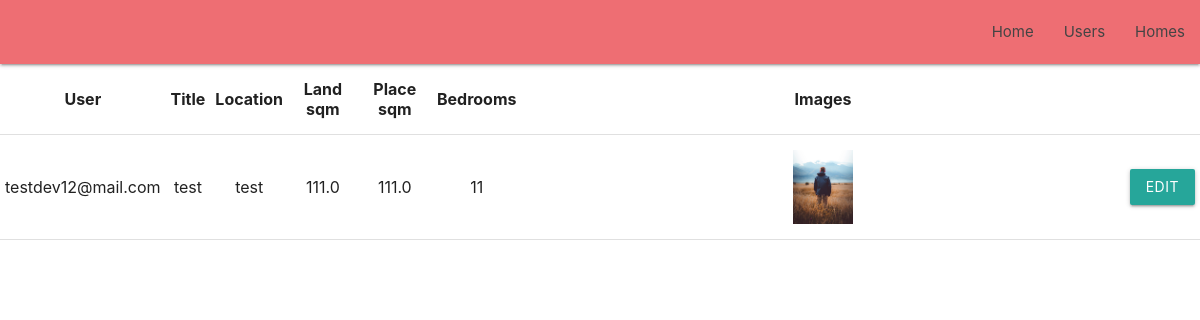
Before: /homes with the older database file.
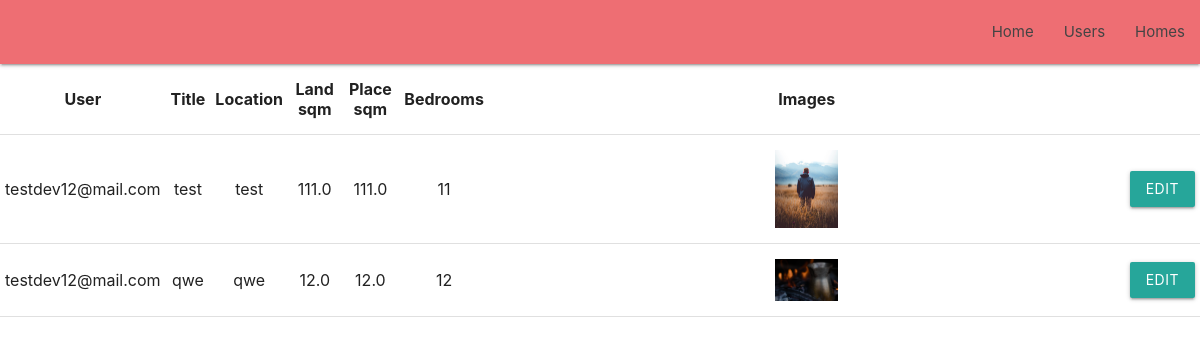
After: the same page with the newer database file.
### users/models.py (models this page shows, shortened)
class Home(models.Model):
    user = models.ForeignKey(User, on_delete=models.CASCADE)
    title = models.CharField(max_length=128)
    location = models.CharField(max_length=128)
    land_sqm = models.FloatField()
    place_sqm = models.FloatField()
    bedrooms = models.PositiveIntegerField()

class User(AbstractUser):
    username = None
    email = models.EmailField(_('email address'), unique=True)
    first_name = models.CharField(max_length=64)
    last_name = models.CharField(max_length=64)
    age = models.PositiveIntegerField()
    USERNAME_FIELD = 'email'
    REQUIRED_FIELDS = []
    objects = CustomUserManager()

class HomeImage(models.Model):
    home = models.ForeignKey(Home, on_delete=models.CASCADE)
    image = models.ImageField(upload_to='images/')

### users/views.py (the view)
# urls.py: path('homes', HomesView.as_view(), name='homes'),
class HomesView(ListView):
    model = Home
    paginate_by = 10
    template_name = 'users/homes_list.html'
    queryset = Home.objects.all()
    def get_queryset(self):
        user_id = self.request.resolver_match.kwargs.get("user_id")
        queryset = super().get_queryset().filter()
        if user_id:
            queryset = queryset.filter(user_id=user_id)
        return queryset

### templates/users/homes_list.html (shortened to what this page needs)
{% extends 'base.html' %}
{% block content %}
<table class="centered">
        <thead>
          <tr>
              <th>User</th>
              <th>Title</th>
              <th>Location</th>
              <th>Land sqm</th>
              <th>Place sqm</th>
              <th>Bedrooms</th>
              <th>Images</th>
              <th></th>
          </tr>
        </thead>
        <tbody>
        {% for home in object_list %}
        <tr>
            <td>{{ home.user.email }}</td>
            <td>{{ home.title }}</td>
            <td>{{ home.location }}</td>
            <td>{{ home.land_sqm }}</td>
            <td>{{ home.place_sqm }}</td>
            <td>{{ home.bedrooms }}</td>
            <td><a href="{% url 'home_images' home_id=home.id%}"><img  style="max-height:10%; max-width:10%" src="{{ home.homeimage_set.all.first.image.url }}" alt="image"></a></td>
            <td><a href="{% url 'homes-update' pk=home.id %}" class="waves-effect waves-light btn">Edit</a></td>
        </tr>
        {% endfor %}
        </tbody>
      </table>
{% endblock content %}

### templates/base.html (shortened to what this page needs)
{% load static %}
<html lang="en">
<head>
  <link href="https://font`s.googleapis.com/icon?family=Material+Icons" rel="stylesheet">
  <link href="/static/css/materialize.css" type="text/css" rel="stylesheet" media="screen,projection"/>
  <link href="/static/css/style.css" type="text/css" rel="stylesheet" media="screen,projection"/>
</head>
<body>
<nav>
    <div class="nav-wrapper">
      <ul id="nav-mobile" class="right hide-on-med-and-down">
        <li><a href="{% url 'index' %}">Home</a></li>
        <li><a href="{% url 'users' %}">Users</a></li>
        <li><a href="{% url 'homes' %}">Homes</a></li>
      </ul>
    </div>
</nav>
{% block content %}
{% endblock content %}
</body>
</html>

### static/css/style.css (style rules this page uses)
nav ul a, nav .brand-logo { color: #444; }

Changed rows visible on the page:
added Home: user.email "testdev12@mail.com", title "qwe", location "qwe", land_sqm "12.0", place_sqm "12.0", bedrooms "12", homeimage_set.all.first.image (picture)
